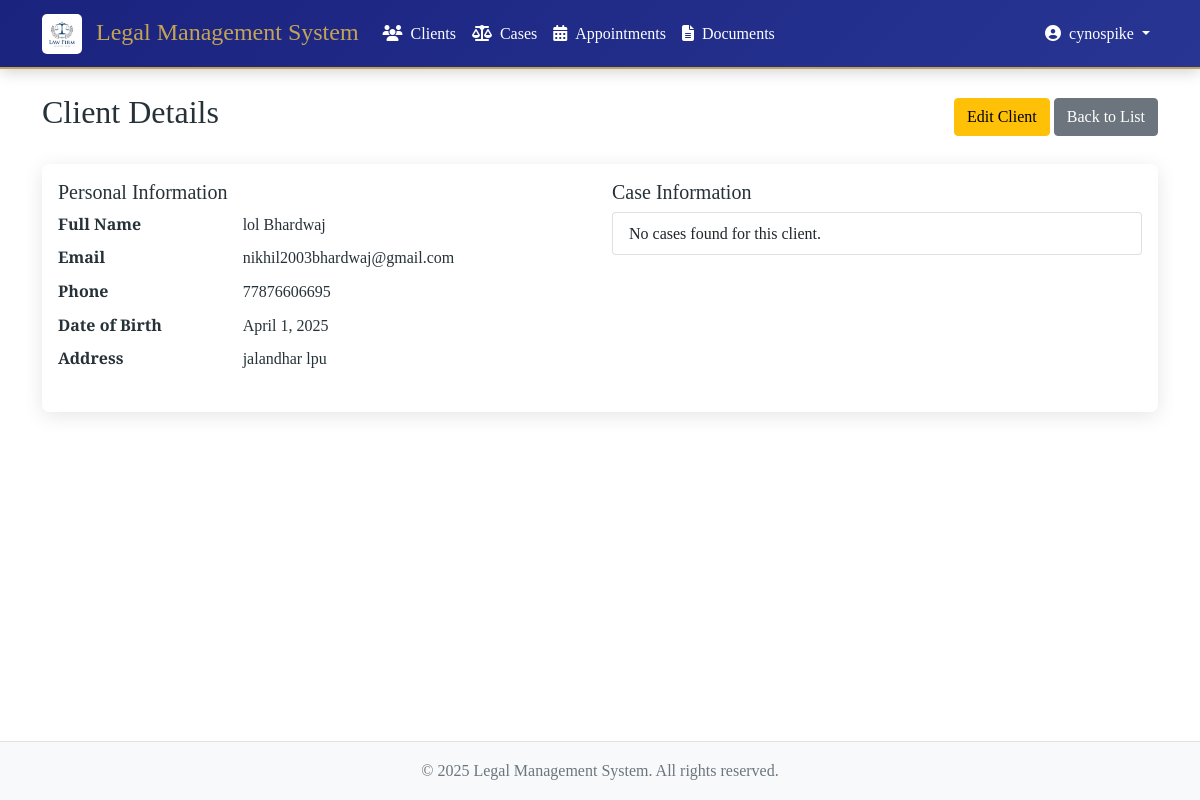
The app's page /clients/2/ (signed in) with its own data.
### clients/models.py (models this page shows, shortened)
class Client(models.Model):
    first_name = models.CharField(max_length=100)
    last_name = models.CharField(max_length=100)
    email = models.EmailField()
    phone = models.CharField(max_length=20)
    address = models.TextField()
    date_of_birth = models.DateField()
    created_at = models.DateTimeField(auto_now_add=True)
    class Meta:
        ordering = ['-created_at']

### clients/views.py (the view)
# urls.py: path('<int:pk>/', views.client_detail, name='client_detail'),
@login_required
def client_detail(request, pk):
    client = get_object_or_404(Client, pk=pk)
    return render(request, 'clients/client_detail.html', {'client': client})

### templates/clients/client_detail.html (shortened to what this page needs)
{% extends 'base.html' %}
{% block content %}
<div class="d-flex justify-content-between align-items-center mb-4">
    <h2>Client Details</h2>
    <div>
        <a href="{% url 'clients:client_update' client.pk %}" class="btn btn-warning">Edit Client</a>
        <a href="{% url 'clients:client_list' %}" class="btn btn-secondary">Back to List</a>
    </div>
</div>
<div class="card">
    <div class="card-body">
        <div class="row">
            <div class="col-md-6">
                <h5>Personal Information</h5>
                <dl class="row">
                    <dt class="col-sm-4">Full Name</dt>
                    <dd class="col-sm-8">{{ client.first_name }} {{ client.last_name }}</dd>
                    <dt class="col-sm-4">Email</dt>
                    <dd class="col-sm-8">{{ client.email }}</dd>
                    <dt class="col-sm-4">Phone</dt>
                    <dd class="col-sm-8">{{ client.phone }}</dd>
                    <dt class="col-sm-4">Date of Birth</dt>
                    <dd class="col-sm-8">{{ client.date_of_birth }}</dd>
                    <dt class="col-sm-4">Address</dt>
                    <dd class="col-sm-8">{{ client.address }}</dd>
                </dl>
            </div>
            <div class="col-md-6">
                <h5>Case Information</h5>
                <ul class="list-group">
                    {% for case in client.case_set.all %}
                    <li class="list-group-item">
                        <h6>{{ case.title }}</h6>
                        <p class="mb-0">Status: {{ case.status }}</p>
                        <small class="text-muted">Filed on: {{ case.filing_date }}</small>
                    </li>
                    {% empty %}
                    <li class="list-group-item">No cases found for this client.</li>
                    {% endfor %}
                </ul>
            </div>
        </div>
    </div>
</div>
{% endblock %}

### templates/base.html (shortened to what this page needs)
{% load static %}
<!DOCTYPE html>
<html lang="en">
<head>
    <link href="https://cdn.jsdelivr.net/npm/bootstrap@5.1.3/dist/css/bootstrap.min.css" rel="stylesheet">
    <link rel="stylesheet" href="https://cdnjs.cloudflare.com/ajax/libs/font-awesome/6.5.1/css/all.min.css">
    <link rel="stylesheet" href="{% static 'css/style.css' %}">
    <link rel="stylesheet" href="{% static 'css/animations.css' %}">
</head>
<body>
    <nav class="navbar navbar-expand-lg navbar-dark">
        <div class="container">
            <a class="navbar-brand" href="{% url 'dashboard' %}">
                <img src="{% static 'images/logo.png' %}" alt="Legal Management System" height="40" class="me-2">
                Legal Management System
            </a>
            {% if user.is_authenticated %}
            <div class="collapse navbar-collapse" id="navbarNav">
                <ul class="navbar-nav me-auto">
                    <li class="nav-item">
                        <a class="nav-link" href="{% url 'clients:client_list' %}">
                            <i class="fas fa-users me-2"></i>Clients
                        </a>
                    </li>
                    <li class="nav-item">
                        <a class="nav-link" href="{% url 'cases:case_list' %}">
                            <i class="fas fa-balance-scale me-2"></i>Cases
                        </a>
                    </li>
                    <li class="nav-item">
                        <a class="nav-link" href="{% url 'appointments:appointment_list' %}">
                            <i class="fas fa-calendar-alt me-2"></i>Appointments
                        </a>
                    </li>
                    <li class="nav-item">
                        <a class="nav-link" href="{% url 'documents:document_list' %}">
                            <i class="fas fa-file-alt me-2"></i>Documents
                        </a>
                    </li>
                </ul>
                <div class="navbar-nav">
                    <div class="nav-item dropdown">
                        <a class="nav-link dropdown-toggle" href="#" id="userDropdown" role="button" data-bs-toggle="dropdown">
                            <i class="fas fa-user-circle me-2"></i>{{ user.username }}
                        </a>
                    </div>
                </div>
            </div>
            {% endif %}
        </div>
    </nav>
    <div class="content-wrapper">
        <div class="container mt-4">
            {% block content %}
            {% endblock %}
        </div>
    </div>
    <footer class="footer py-3 bg-light">
        <div class="container text-center">
            <span class="text-muted">© {% now "Y" %} Legal Management System. All rights reserved.</span>
        </div>
    </footer>
</body>
</html>

### static/css/style.css (style rules this page uses)
:root { --primary-color: #1a237e; --secondary-color: #283593; --accent-color: #c62828; --text-color: #263238; --light-bg: #f5f5f5; --gold-accent: #c4a454; }
body { font-family: 'Crimson Text', serif; color: var(--text-color); line-height: 1.6; min-height: 100vh; display: flex; flex-direction: column; margin: 0; }
.content-wrapper { flex: 1 0 auto; padding-bottom: 60px; }
.footer { flex-shrink: 0; background-color: var(--light-bg); position: fixed; bottom: 0; width: 100%; z-index: 100; border-top: 1px solid rgba(0, 0, 0, 0.1); }
.content-wrapper::before { content: ''; position: absolute; top: 0; left: 0; right: 0; bottom: 0; background-color: rgba(255, 255, 255, 0.85); z-index: -1; }
.navbar { margin-bottom: 0; }
.footer { margin-top: auto; background-color: var(--light-bg); }
.card { background-color: rgba(255, 255, 255, 0.9); backdrop-filter: blur(5px); }
.navbar { background: linear-gradient(135deg, rgba(26, 35, 126, 0.95), rgba(40, 53, 147, 0.95)) !important; }
.navbar { background: linear-gradient(135deg, var(--primary-color), var(--secondary-color)) !important; box-shadow: 0 2px 15px rgba(0,0,0,0.2); border-bottom: 2px solid var(--gold-accent); }
.navbar-brand { font-family: 'Cormorant Garamond', serif; font-size: 1.5rem; color: var(--gold-accent) !important; }
.nav-link { color: #fff !important; font-weight: 500; transition: color 0.3s ease; }
.card { border: none; box-shadow: 0 4px 20px rgba(0,0,0,0.1); background: rgba(255, 255, 255, 0.97); border-radius: 8px; overflow: hidden; }
.navbar-brand img { border-radius: 5px; object-fit: contain; height: 40px; width: auto; transition: transform 0.3s ease; }

### records on screen
Client: first_name "lol", last_name "Bhardwaj", email "nikhil2003bhardwaj@gmail.com", phone "77876606695", date_of_birth "April 1, 2025", address "jalandhar lpu"

### other values on screen
{{ user.username }} "cynospike"
